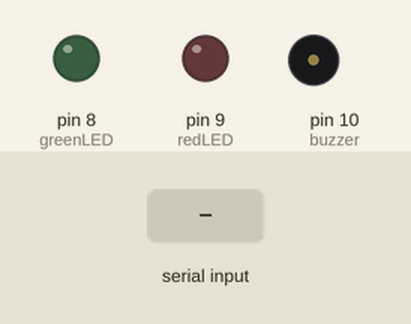
This sketch was run on a simulated Arduino Uno, built with avr-gcc and run on an emulated ATmega328P. Parts: output pins drawn as LEDs (lit = HIGH), buzzer (waves = sounding). Dashed ring = blinking. The test bench sets the inputs (shaded band).

Above: at 1.2 s.
1.3 s: "L" received over Serial
At 1.4 s:
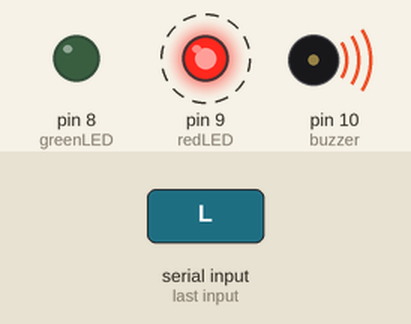
4.3 s: "D" received over Serial
At 5.5 s:
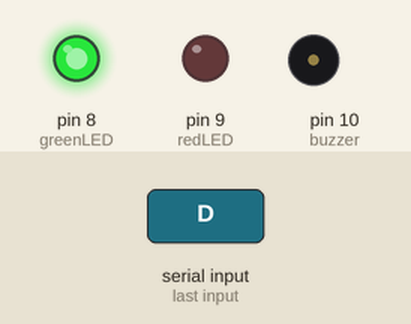
6.0 s: "A" received over Serial
At 6.6 s:
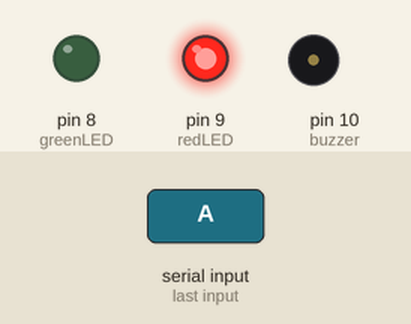
Timing chart, 0 to 9.0 s (numbered marks = the images above; inputs shaded):
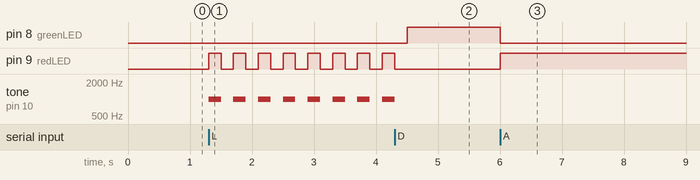

The sketch:

alarm_system.ino
```cpp
int greenLED = 8;
int redLED = 9;
int buzzer = 10;

bool alarmActive = false;

void setup() {
  Serial.begin(9600);
  pinMode(greenLED, OUTPUT);
  pinMode(redLED, OUTPUT);
  pinMode(buzzer, OUTPUT);
}

void loop() {
  if (Serial.available()) {
    char command = Serial.read();

    if (command == 'D') {  // DISARM
      alarmActive = false;
      digitalWrite(greenLED, HIGH);
      digitalWrite(redLED, LOW);
      noTone(buzzer);
    }

    if (command == 'A') {  // ARM
      alarmActive = false;
      digitalWrite(greenLED, LOW);
      digitalWrite(redLED, HIGH);
      noTone(buzzer);
    }

    if (command == 'L') {  // ALARM
      alarmActive = true;
    }
  }

  // Alarm mode blinking + sound
  if (alarmActive) {
    digitalWrite(redLED, HIGH);
    tone(buzzer, 1000);
    delay(200);

    digitalWrite(redLED, LOW);
    noTone(buzzer);
    delay(200);
  }
}
```

Measured:
- after the input at 1.3 s, pin 9 (redLED): alternates HIGH for 0.20 s and LOW for 0.20 s, starting at once; tone on pin 10 (buzzer): alternates 1000 Hz for 0.20 s and silent for 0.20 s, starting at once
- after the input at 4.3 s, pin 8 (greenLED): LOW → HIGH after 0.20 s; pin 9 (redLED): goes on until 4.3 s, then stays LOW; tone on pin 10 (buzzer): goes on until 4.3 s, then stays silent
- after the input at 6.0 s, pin 8 (greenLED): HIGH → LOW at once; pin 9 (redLED): LOW → HIGH at once
